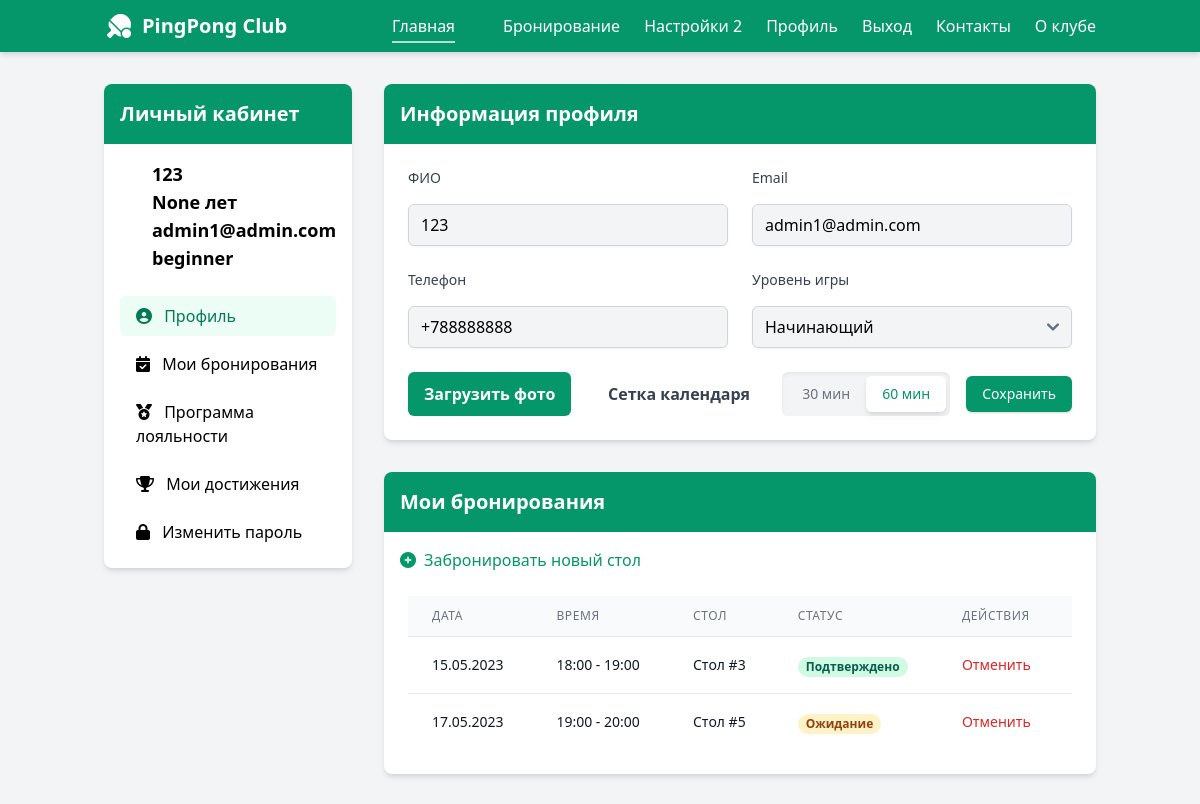
The app's page /accounts/profile/ (signed in, upper part), older data.
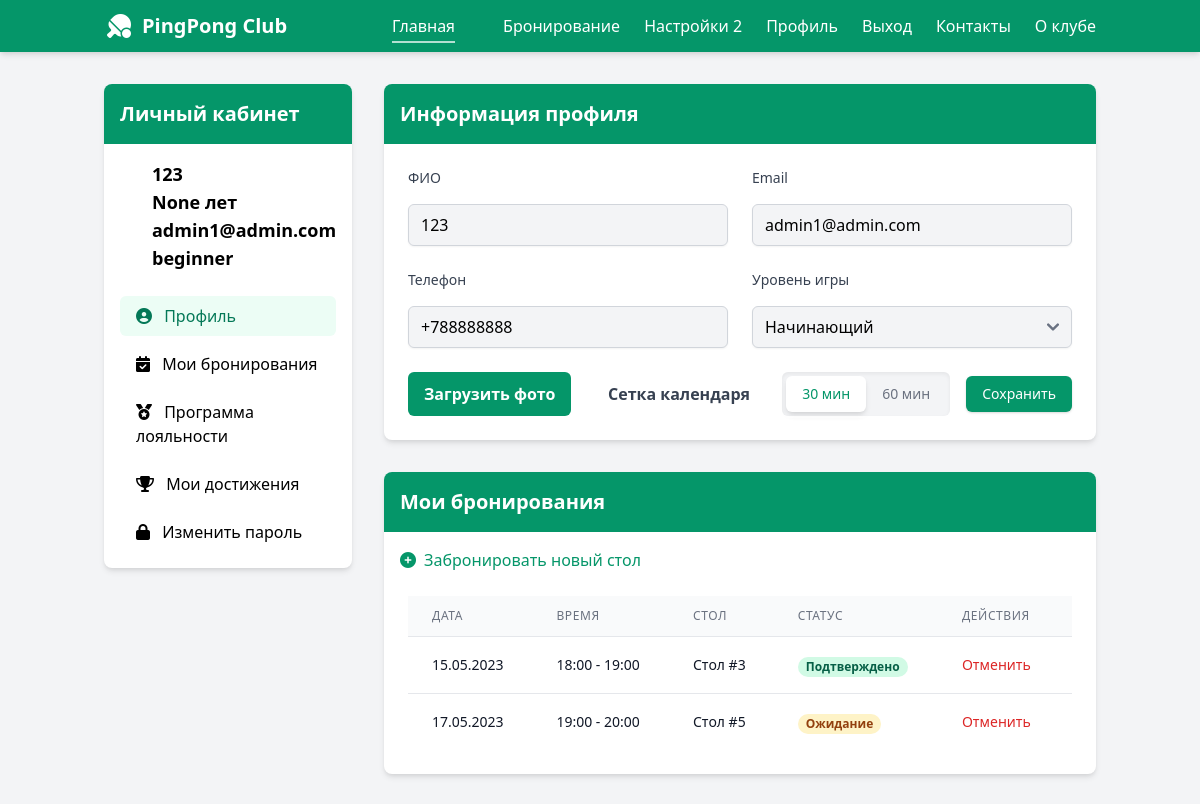
The same page, newer data.
### accounts/views.py (the view, shortened to what this page needs)
# urls.py: path("profile/", ProfileView.as_view(), name="profile"),
class ProfileView(LoginRequiredMixin, TemplateView):
    template_name = 'accounts/profile.html'
    def get_context_data(self, **kwargs):
        context = super().get_context_data(**kwargs)
        user = self.request.user
        context['user'] = user
        context['profile_form'] = ProfileUpdateForm(instance=user)
        context['password_form'] = PasswordChangeForm(user=user)
        context['slot_view_mode'] = user.slot_view_mode or 60
        context['bookings'] = [
            {
                'date': '15.05.2023',
                'time': '18:00 - 19:00',
                'table': 'Стол #3',
                'status': 'Подтверждено',
                'status_class': 'bg-green-100 text-green-800'
            },
            {
                'date': '17.05.2023',
                'time': '19:00 - 20:00',
                'table': 'Стол #5',
                'status': 'Ожидание',
                'status_class': 'bg-yellow-100 text-yellow-800'
            }
        ]
        context['loyalty_data'] = {
            'current_level': 'Старт',
            'current_points': 150,
            'points_to_next_level': 850,
            'progress_percent': 15,
            'next_level': 'Серебряный',
            'next_level_points': 1000,
            'current_discount': 0,
            'history': [
                {'date': '15.05.2023', 'description': 'Бронирование стола #1', 'points': 50},
                {'date': '10.05.2023', 'description': 'Бронирование стола #3', 'points': 40},
                {'date': '05.05.2023', 'description': 'Бронирование стола #2', 'points': 60},
            ]
        }
        return context

### templates/accounts/profile.html (shortened to what the changed rows need)
{% extends 'base.html' %}
{% load static %}
{% block content %}
    <main class="container mx-auto px-4 py-8">
        <div class="flex flex-col md:flex-row gap-8">
            <div class="w-full md:w-1/4">
                <div class="bg-white rounded-lg shadow-md overflow-hidden">
                    <div class="bg-green-600 text-white p-4">
                        <h2 class="text-xl font-bold">Личный кабинет</h2>
                    </div>
                </div>
            </div>
            <div class="w-full md:w-3/4">
                <section id="profile-info" class="bg-white rounded-lg shadow-md overflow-hidden mb-8">
                    <div class="bg-green-600 text-white p-4">
                        <h2 class="text-xl font-bold">Информация профиля</h2>
                    </div>
                    <div class="p-6">
                        <form id="profile-form" class="space-y-6">
                            <div class="flex justify-between">
                                <div class="flex items-center space-x-4">
                                    <div class="flex items-center space-x-0 rounded-md bg-gray-100 p-1 shadow-inner">
                                        <button type="button"
                                                data-value="30"
                                                class="slot-view-btn px-4 py-2 rounded-md text-sm font-medium transition-all duration-200
                   {% if user.slot_view_mode == 30 %}bg-white shadow-md text-green-600{% else %}text-gray-500 hover:text-gray-700{% endif %}">
                                            30 мин
                                        </button>
                                        <button type="button"
                                                data-value="60"
                                                class="slot-view-btn px-4 py-2 rounded-md text-sm font-medium transition-all duration-200
                   {% if user.slot_view_mode == 60 or not user.slot_view_mode %}bg-white shadow-md text-green-600{% else %}text-gray-500 hover:text-gray-700{% endif %}">
                                            60 мин
                                        </button>
                                    </div>
                                </div>
                            </div>
                        </form>
                    </div>
                </section>
                <section id="my-bookings" class="bg-white rounded-lg shadow-md overflow-hidden mb-8">
                    <div class="bg-green-600 text-white p-4">
                        <h2 class="text-xl font-bold">Мои бронирования</h2>
                    </div>
                    <div class="p-6">
                        <div class="overflow-x-auto">
                            <table class="min-w-full divide-y divide-gray-200">
                                <thead class="bg-gray-50">
                                <tr>
                                    <th scope="col"
                                        class="px-6 py-3 text-left text-xs font-medium text-gray-500 uppercase tracking-wider">
                                        Дата
                                    </th>
                                    <th scope="col"
                                        class="px-6 py-3 text-left text-xs font-medium text-gray-500 uppercase tracking-wider">
                                        Время
                                    </th>
                                    <th scope="col"
                                        class="px-6 py-3 text-left text-xs font-medium text-gray-500 uppercase tracking-wider">
                                        Стол
                                    </th>
                                    <th scope="col"
                                        class="px-6 py-3 text-left text-xs font-medium text-gray-500 uppercase tracking-wider">
                                        Статус
                                    </th>
                                    <th scope="col"
                                        class="px-6 py-3 text-left text-xs font-medium text-gray-500 uppercase tracking-wider">
                                        Действия
                                    </th>
                                </tr>
                                </thead>
                            </table>
                        </div>
                    </div>
                </section>
            </div>
        </div>
    </main>
{% endblock %}
{% block extrascripts %}
    {{ block.super }}
{% endblock %}

Row changes from the older to the newer data that the page shows:
changed User "None": slot_view_mode 60 → 30 (drawn)
